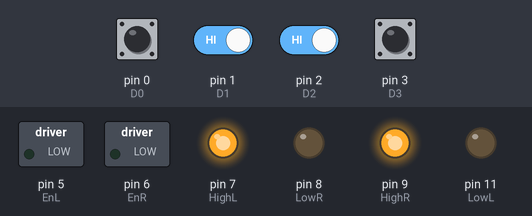
The sketch below on a simulated Arduino Uno, built with avr-gcc and run on an emulated ATmega328P. Parts: switched loads named in the sketch (green lamp = pin HIGH), output pins drawn as LEDs (lit = HIGH). The test bench sets the inputs (shaded band); at power-on: pin 0 (D0), pin 1 (D1), pin 2 (D2), pin 3 (D3) HIGH.

Above: at 1.2 s.
1.3 s: pin 3 (D3) pulled LOW for 0.15 s
At 2.1 s:
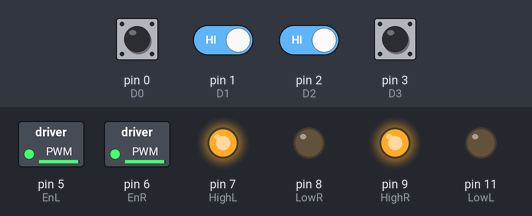
At 4.9 s:
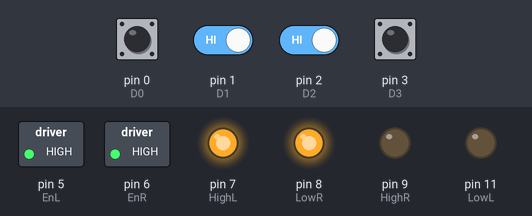
7.4 s: pin 1 (D1) driven LOW and pin 2 (D2) driven LOW
At 14.3 s:
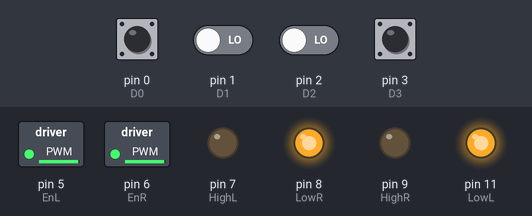
Timing chart, 0 to 19.4 s (numbered marks = the images above; inputs shaded):
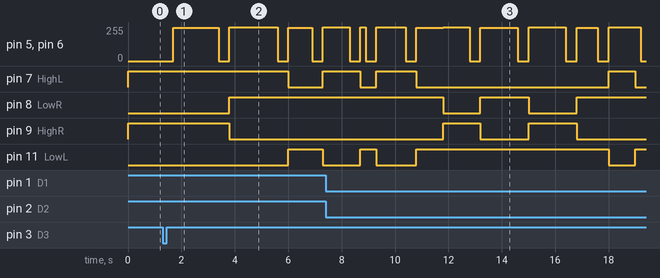

The sketch:

MotorMotion.ino
```cpp
//Left side of Motors
const int EnL = 5;
const int HighL = 7;
const int LowL = 11;

//Right side of Motors
const int EnR = 6;
const int HighR = 9;
const int LowR = 8;

//Raspberry Pi connection

const int D0 = 0; // Raspberry Pi pin 21
const int D1 = 1; // Raspberry Pi pin 22
const int D2 = 2; // Raspberry Pi pin 23
const int D3 = 3; // Raspberry Pi pin 24

int a,b,c,d,binary;

void setup() {
  pinMode(EnL, OUTPUT);
  pinMode(HighL, OUTPUT);
  pinMode(LowL, OUTPUT);
  pinMode(EnR, OUTPUT);
  pinMode(HighR, OUTPUT);
  pinMode(LowR, OUTPUT);

  pinMode(D0, INPUT_PULLUP);
  pinMode(D1, INPUT_PULLUP);
  pinMode(D2, INPUT_PULLUP);
  pinMode(D3, INPUT_PULLUP);
}


void Data(){

  a = digitalRead(D0);
  b = digitalRead(D1);
  c = digitalRead(D2);
  d = digitalRead(D3);

  binary = 8*d + 4*c + 2*b + a;

  }
//Forward
void Backward(){
  digitalWrite(HighL, HIGH);
  digitalWrite(LowL, LOW);
  digitalWrite(HighR, HIGH);
  digitalWrite(LowR, LOW);
  analogWrite(EnL, 250);
  analogWrite(EnR, 250);

}

//Backward
void Forward(){
  digitalWrite(HighL, LOW);
  digitalWrite(LowL, HIGH);
  digitalWrite(HighR, LOW);
  digitalWrite(LowR, HIGH);
  analogWrite(EnL, 250);
  analogWrite(EnR, 250);

}

//Left

void Right(){
  digitalWrite(HighL, LOW);
  digitalWrite(LowL, HIGH);
  digitalWrite(HighR, HIGH);
  digitalWrite(LowR, LOW);
  analogWrite(EnL,230);
  analogWrite(EnR, 0);

}
void Left(){
  digitalWrite(HighL, LOW);
  digitalWrite(LowL, HIGH);
  digitalWrite(HighR, LOW);
  digitalWrite(LowR, HIGH);
  analogWrite(EnL, 0);
  analogWrite(EnR,230);

}
void Stop(){
  digitalWrite(HighL, HIGH);
  digitalWrite(LowL, LOW);
  digitalWrite(HighR, HIGH);
  digitalWrite(LowR, LOW);
  analogWrite(EnL, 0);
  analogWrite(EnR, 0);

}
void Right_soft(){
  digitalWrite(HighL, LOW);
  digitalWrite(LowL, HIGH);
  digitalWrite(HighR, LOW);
  digitalWrite(LowR, HIGH);
  analogWrite(EnR,255);
  analogWrite(EnL,255);
  delay(1000);

  digitalWrite(HighL, LOW);
  digitalWrite(LowL, HIGH);
  digitalWrite(HighR, HIGH);
  digitalWrite(LowR, LOW);
  analogWrite(EnR,255);
  analogWrite(EnL,255);
  delay(200);

 }

 void Right_medium(){
  digitalWrite(HighL, LOW);
  digitalWrite(LowL, HIGH);
  digitalWrite(HighR, LOW);
  digitalWrite(LowR, HIGH);
  analogWrite(EnR,170);
  analogWrite(EnL,255);


 }
 void Left_soft(){
  digitalWrite(HighL, LOW);
  digitalWrite(LowL, HIGH);
  digitalWrite(HighR, LOW);
  digitalWrite(LowR, HIGH);
  analogWrite(EnR,255);
  analogWrite(EnL,255);
      delay(1000);
  digitalWrite(HighL, HIGH);
  digitalWrite(LowL, LOW);
  digitalWrite(HighR, LOW);
  digitalWrite(LowR, HIGH);
  analogWrite(EnR,255);
  analogWrite(EnL,255);
    delay(200);

 }

 void Left_medium(){
  digitalWrite(HighL, LOW);
  digitalWrite(LowL, HIGH);
  digitalWrite(HighR, LOW);
  digitalWrite(LowR, HIGH);
  analogWrite(EnR,255);
  analogWrite(EnL,170);


 }

 void Object(){

  analogWrite(EnL, 0);
  analogWrite(EnR, 0);
  delay(400);


  digitalWrite(HighL, HIGH);
  digitalWrite(LowL, LOW);
  digitalWrite(HighR, LOW);    //left
  digitalWrite(LowR, HIGH);
  analogWrite(EnL, 255);
  analogWrite(EnR,255);
  delay(1100);

  analogWrite(EnL, 0);
  analogWrite(EnR, 0);
  delay(400);

  digitalWrite(HighL, LOW);
  digitalWrite(LowL, HIGH);
  digitalWrite(HighR, LOW);   //Forward
  digitalWrite(LowR, HIGH);
  analogWrite(EnL, 250);
  analogWrite(EnR, 250);
  delay(1000);

  digitalWrite(HighL, LOW);
  digitalWrite(LowL, HIGH);
  digitalWrite(HighR, HIGH);    //Right
  digitalWrite(LowR, LOW);
  analogWrite(EnL, 255);
  analogWrite(EnR,255);
  delay(1000);

  analogWrite(EnL, 0);
  analogWrite(EnR, 0);
  delay(400);

  digitalWrite(HighL, LOW);
  digitalWrite(LowL, HIGH);
  digitalWrite(HighR, LOW);   //Forward
  digitalWrite(LowR, HIGH);
  analogWrite(EnL, 250);
  analogWrite(EnR, 250);
  delay(1400);

  analogWrite(EnL, 0);
  analogWrite(EnR, 0);
  delay(400);

  digitalWrite(HighL, LOW);
  digitalWrite(LowL, HIGH);
  digitalWrite(HighR, HIGH);    //Right
  digitalWrite(LowR, LOW);
  analogWrite(EnL, 255);
  analogWrite(EnR,255);
  delay(1400);

  analogWrite(EnL, 0);
  analogWrite(EnR, 0);
  delay(400);
    digitalWrite(HighL, LOW);
  digitalWrite(LowL, HIGH);
  digitalWrite(HighR, LOW);   //Forward
  digitalWrite(LowR, HIGH);
  analogWrite(EnL, 250);
  analogWrite(EnR, 250);
  delay(800);
    analogWrite(EnL, 0);
  analogWrite(EnR, 0);
  delay(400);

    digitalWrite(HighL, HIGH);
  digitalWrite(LowL, LOW);
  digitalWrite(HighR, LOW);    //left
  digitalWrite(LowR, HIGH);
  analogWrite(EnL, 255);
  analogWrite(EnR,255);
  delay(1000);

  digitalWrite(HighL, LOW);
  digitalWrite(LowL, HIGH);
  digitalWrite(HighR, LOW);   //Forward
  digitalWrite(LowR, HIGH);
  analogWrite(EnL, 255);
  analogWrite(EnR, 255);
  delay(200);

  }

void UTurn(){
  analogWrite(EnL, 0);
  analogWrite(EnR, 0);
  delay(400);

  analogWrite(EnL, 250);
  analogWrite(EnR, 250);
  delay(1700);

  analogWrite(EnL, 0);
  analogWrite(EnR, 0);
  delay(400);

  digitalWrite(HighL, HIGH);
  digitalWrite(LowL, LOW);
  digitalWrite(HighR, LOW);    //left
  digitalWrite(LowR, HIGH);
  analogWrite(EnL, 255);
  analogWrite(EnR,255);
  delay(1800);

  analogWrite(EnL, 0);
  analogWrite(EnR, 0);
  delay(400);

  digitalWrite(HighL, LOW);
  digitalWrite(LowL, HIGH);
  digitalWrite(HighR, LOW);   //Forward
  digitalWrite(LowR, HIGH);
  analogWrite(EnL, 250);
  analogWrite(EnR, 250);
  delay(900);

  analogWrite(EnL, 0);
  analogWrite(EnR, 0);
  delay(400);

  digitalWrite(HighL, HIGH);
  digitalWrite(LowL, LOW);
  digitalWrite(HighR, LOW);    //left
  digitalWrite(LowR, HIGH);
  analogWrite(EnL, 255);
  analogWrite(EnR,255);
  delay(1000);

  analogWrite(EnL, 0);
  analogWrite(EnR, 0);
  delay(400);

  digitalWrite(HighL, LOW);
  digitalWrite(LowL, HIGH);
  digitalWrite(HighR, LOW);   //Forward
  digitalWrite(LowR, HIGH);
  analogWrite(EnL, 255);
  analogWrite(EnR, 255);
  delay(200);
  }
void StopS(){
      analogWrite(EnL, 0);
      analogWrite(EnR, 0);
      delay(4500);
      analogWrite(EnL, 250);
      analogWrite(EnR, 250);
      delay(1000);
      }
void loop() {


  Data();
  if (binary == 0){
    Forward();
    }
   else if(binary == 1){
    Right_medium();
    }
   else if(binary == 2){
     Right();
    }
   else if(binary == 3){
    Right();
    }
  else if(binary == 4){
    Left_medium();
    }
   else if(binary == 5){
    Left();
    }
   else if(binary == 6){
    Left();
    }
    else if(binary == 7){
    UTurn();
    }
    else if(binary == 8){
     StopS();
    }
    else if(binary == 9){
    Object();
    }
    else if(binary > 9){
    Stop();
    }

}
```

Measured:
- after the input at 1.3 s, pin 5 (EnL), pin 6 (EnR): 0/255 → 250/255 after 0.40 s, → 0/255 1.7 s later, → 255/255 0.40 s later, → 0/255 1.8 s later, … (7 changes in this stretch)
- after the input at 7.4 s, pin 8 (LowR): HIGH → LOW after 4.4 s instead of 1.5 s; pin 9 (HighR): LOW → HIGH after 4.4 s instead of 1.5 s
